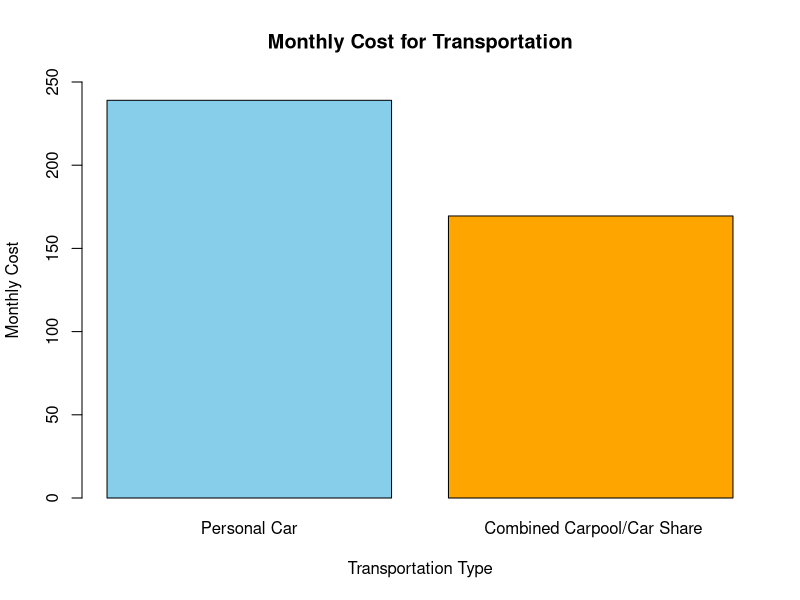
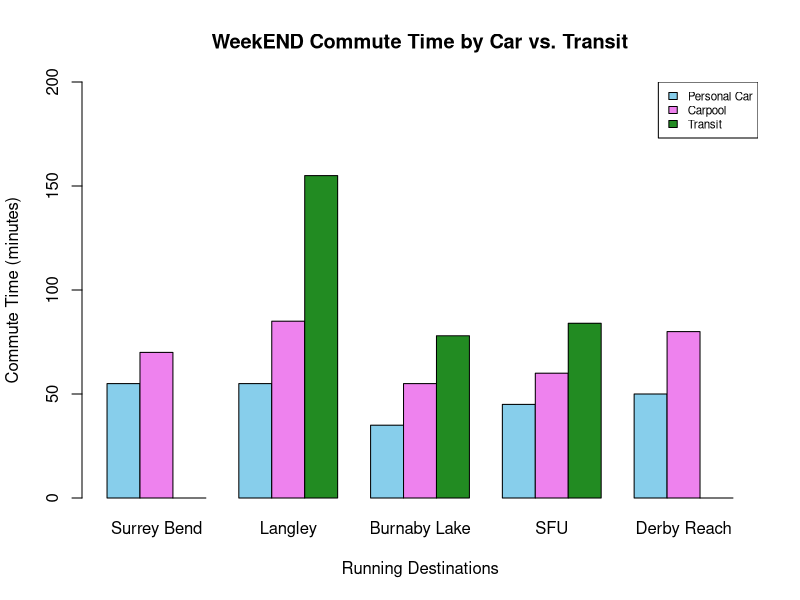
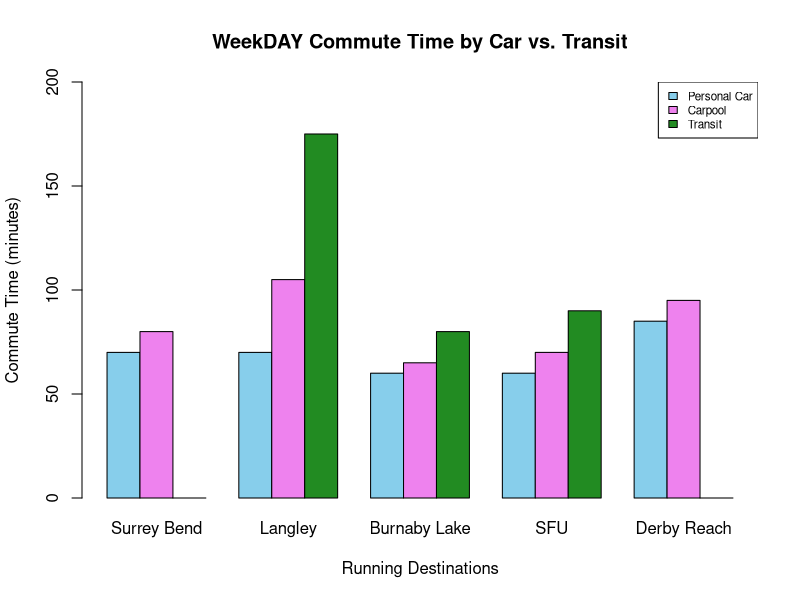

Recreate these plots in R, in order.
## ---- chunk 1
knitr::opts_chunk$set(echo = TRUE)
## ---- chunk 2
carinsurance <- 125
ave_gas <- 8.25
car <- carinsurance + ave_gas*3*4 + 180/12
transit <- 0
modo <- 40
car_share <- modo * 3
carpool <- ave_gas*3*4/2

transportation <- c("Personal Car", " Combined Carpool/Car Share")
barplot(c(car, carpool + transit + car_share), beside=TRUE, main="Monthly Cost for Transportation", 
        xlab="Transportation Type", ylab="Monthly Cost", ylim=c(0,250), col=c("skyblue", "orange"),
        names.arg=(transportation), legend = rownames(transportation))
## ---- chunk 3
# List of common running locations that I need to commute to.
destinations <- c("Surrey Bend", "Langley", "Burnaby Lake", "SFU", "Derby Reach")
type <- c("Personal Car", "Carpool", "Transit")
graphcols <- c("skyblue", "violet", "forestgreen")

# Bar plot of weekend morning estimated commute times to those locations via driving vs. transit
barplot(matrix(c(55,45+25,0,55,45+40,155,35,45+10,78,45,45+15,84,50,45+35,0), nr=3), beside=TRUE, main="WeekEND Commute Time by Car vs. Transit", 
        xlab="Running Destinations", ylab="Commute Time (minutes)", ylim=c(0,200), col=graphcols, names.arg=(destinations),
        legend = rownames(destinations))
legend("topright", type, fill = graphcols, cex=0.7)

# Bar plot of weekday evening estimated commute times to those locations via driving vs. transit
barplot(matrix(c(70,45+35,0,70,45+60,175,60,45+20,80,60,45+25,90,85,45+50,0), nr=3), beside=TRUE, main="WeekDAY Commute Time by Car vs. Transit", 
        xlab="Running Destinations", ylab="Commute Time (minutes)", ylim=c(0,200), col=graphcols, names.arg=(destinations),
        legend = rownames(destinations))
legend("topright", c(type), fill = graphcols, cex=0.7)
